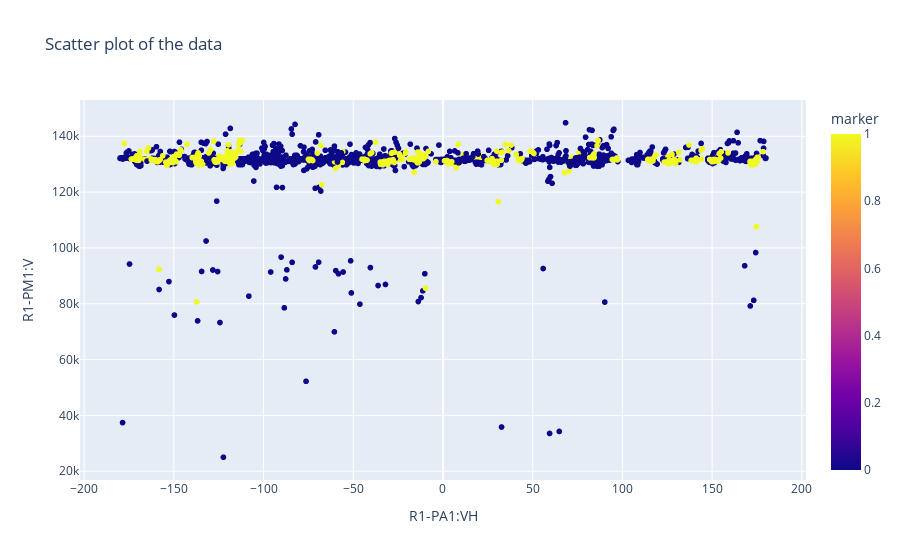

Notebook source saved alongside this figure:
### Code cell
# Draw a scatter plot of the data
def draw_scatter_plot(df, features_list, title):
    fig = px.scatter(df, x=features_list[0], y=features_list[1], color='marker', title=title)
    fig.show()

draw_scatter_plot(df, features_list, "Scatter plot of the data")

### Figure 1 — Plotly figure (JSON) as saved in the notebook; plotly's stock layout.template omitted (floating-point values rounded to 4 significant figures; data arrays with more than 128 entries replaced by an {"elided": "..."} marker saying what was removed)
{"data": [{"hovertemplate": "R1-PA1:VH=%{x}<br>R1-PM1:V=%{y}<br>marker=%{marker.color}<extra></extra>", "legendgroup": "", "marker": {"color": {"elided": "4618 int values"}, "coloraxis": "coloraxis", "symbol": "circle"}, "mode": "markers", "name": "", "showlegend": false, "type": "scattergl", "x": {"elided": "4618 float values"}, "xaxis": "x", "y": {"elided": "4618 float values"}, "yaxis": "y"}], "layout": {"coloraxis": {"colorbar": {"title": {"text": "marker"}}, "colorscale": [[0, "#0d0887"], [0.1111, "#46039f"], [0.2222, "#7201a8"], [0.3333, "#9c179e"], [0.4444, "#bd3786"], [0.5556, "#d8576b"], [0.6667, "#ed7953"], [0.7778, "#fb9f3a"], [0.8889, "#fdca26"], [1, "#f0f921"]]}, "legend": {"tracegroupgap": 0}, "title": {"text": "Scatter plot of the data"}, "xaxis": {"anchor": "y", "domain": [0, 1], "title": {"text": "R1-PA1:VH"}}, "yaxis": {"anchor": "x", "domain": [0, 1], "title": {"text": "R1-PM1:V"}}}}
